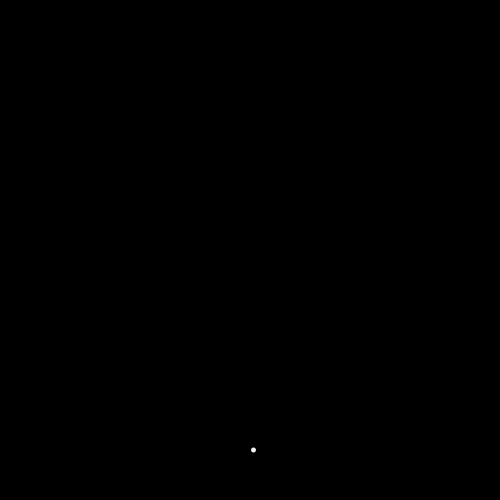
Frame 1 (no input)
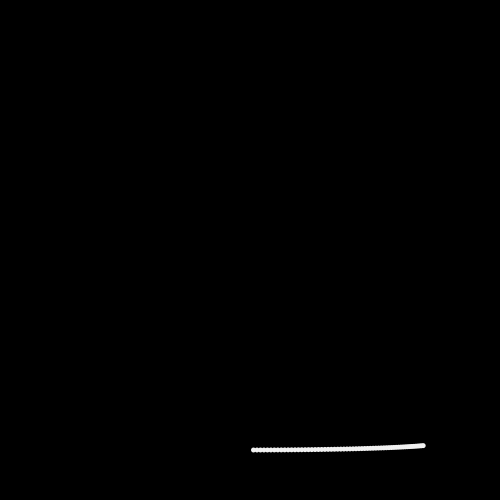
Frame 60 (the mouse pressed at the canvas centre just before this capture)
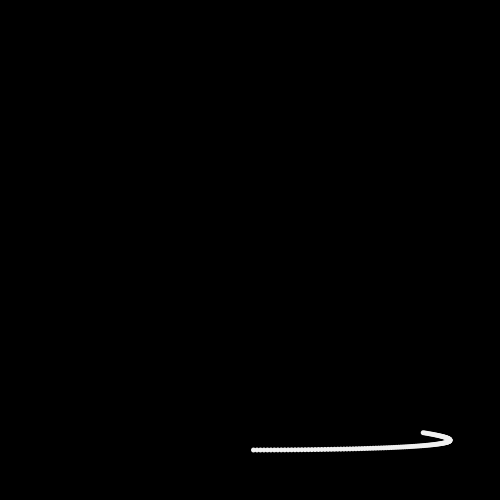
Frame 120 (the mouse held since frame 60 and released just before this capture)

The Processing sketch that drew these frames (run headless with seeded random() and noise(); from frame 60 on, the mouse is pressed at the canvas centre):

// Processing sketch: lissajours_curves
// ── lissajours_curves.pde
void setup() {
  size(500, 500);
  background(0);
}

void draw() {
  fill(#F1F1F1);
  noStroke();

  translate(width/2, height/2);

  float waveX = sin(radians(frameCount)) * height * 0.4;
  float waveY = cos(radians(frameCount * 0.2)) * height * 0.4;

  ellipse(waveX, waveY, 5, 5);

}
